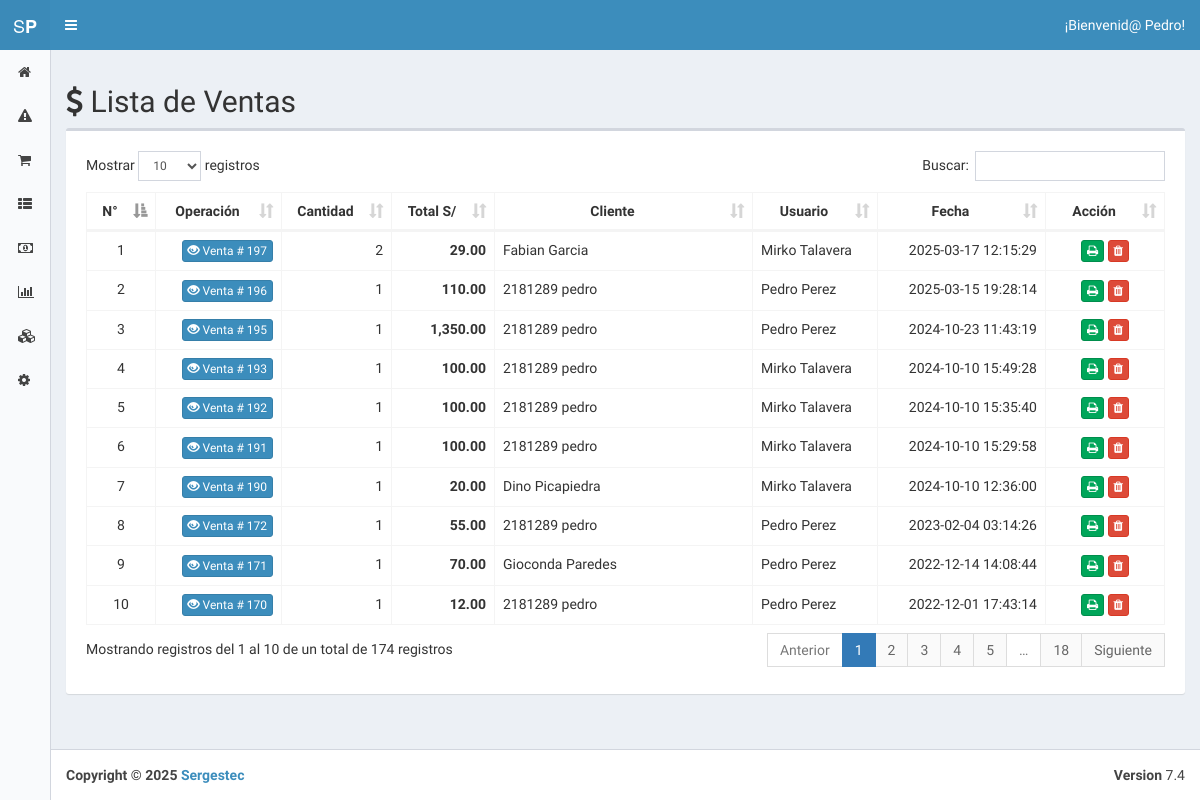
/index.php?view=sells (signed in), run on the app's committed database.
### tables this page shows
CREATE TABLE `configuration` (
  `id` int(11) NOT NULL,
  `short` varchar(255) NOT NULL,
  `name` varchar(255) NOT NULL,
  `kind` int(11) NOT NULL,
  `val` varchar(255) NOT NULL
);

CREATE TABLE `sell` (
  `id` int(11) NOT NULL,
  `ref_id` int(11) NOT NULL,
  `person_id` int(11) DEFAULT NULL,
  `operation_type_id` int(11) DEFAULT '2',
  `box_id` int(11) DEFAULT NULL,
  `total` double DEFAULT NULL,
  `cash` double DEFAULT NULL,
  `discount` double DEFAULT NULL,
  `user_id` int(11) NOT NULL,
  `created_at` datetime DEFAULT NULL
);

CREATE TABLE `person` (
  `id` int(11) NOT NULL,
  `name` varchar(255) NOT NULL,
  `lastname` varchar(50) NOT NULL,
  `ruc` varchar(11) DEFAULT NULL,
  `address` varchar(50) DEFAULT NULL,
  `phone` varchar(50) NOT NULL,
  `email` varchar(50) DEFAULT NULL,
  `kind` int(11) DEFAULT NULL,
  `created_at` datetime DEFAULT NULL
);

CREATE TABLE `user` (
  `id` int(11) NOT NULL,
  `name` varchar(50) NOT NULL,
  `lastname` varchar(50) NOT NULL,
  `username` varchar(50) NOT NULL,
  `email` varchar(255) DEFAULT NULL,
  `password` varchar(60) NOT NULL,
  `image` varchar(255) DEFAULT NULL,
  `is_active` tinyint(1) NOT NULL DEFAULT '1',
  `is_admin` tinyint(1) NOT NULL DEFAULT '0',
  `counter` int(11) NOT NULL,
  `created_at` datetime NOT NULL
);

### core/controller/Lb.php (called while the page is built, shortened)
<?php
class Lb {
	public function start(){
		include "core/app/init.php";
	}
}
?>

### index.php (called while the page is built, shortened)
<?php
	$lb = new Lb();
	$lb->start();
?>

### core/controller/Model.php (called while the page is built, shortened)
<?php
class Model {
	public static function exists($modelname){
		$fullpath = self::getFullpath($modelname);
		$found=false;
		if(file_exists($fullpath)){
			$found = true;
		}
		return $found;
	}
	public static function getFullpath($modelname){
		return Core::$root."core/app/model/".$modelname.".php";
	}
	public static function many($query,$aclass){
		$cnt = 0;
		$array = array();
		while($r = $query->fetch_array()){
			$array[$cnt] = new $aclass;
			$cnt2=1;
			foreach ($r as $key => $v) {
				if($cnt2>0 && $cnt2%2==0){
					$array[$cnt]->$key = $v;
				}
				$cnt2++;
			}
			$cnt++;
		}
		return $array;
	}
	public static function one($query,$aclass){
		$found = null;
		$data = new $aclass;
		while($r = $query->fetch_array()){
			$cnt=1;
			foreach ($r as $key => $v) {
				if($cnt>0 && $cnt%2==0){
					$data->$key = $v;
				}
				$cnt++;
			}
			$found = $data;
			break;
		}
		return $found;
	}
}
?>

### core/controller/Executor.php (called while the page is built, shortened)
<?php
class Executor {
	public static function doit($sql){
		$con = Database::getCon();
		return array($con->query($sql),$con->insert_id);
	}
}
?>

### core/app/model/SellData.php (called while the page is built, shortened)
<?php
	class SellData {
		public static $tablename = "sell";
		public function __construct(){
			$this->person_id = "";
			$this->user_id = "";
		}
		public function getPerson(){ return PersonData::getById($this->person_id); }
		public function getUser(){ return UserData::getById($this->user_id); }
		public static function getSells(){
			$sql = "select * from ".self::$tablename." where operation_type_id=2 order by id desc";
			$query = Executor::doit($sql);
			return Model::many($query[0],new SellData());
		}
	}
?>

### core/app/model/ConfigurationData.php (called while the page is built, shortened)
<?php
	class ConfigurationData {
		public static $tablename = "configuration";
		public static function getByPreffix($id){
			$sql = "select * from ".self::$tablename." where short=\"$id\"";
			$query = Executor::doit($sql);
			return Model::one($query[0],new ConfigurationData());
		}
	}
?>

### core/app/model/UserData.php (called while the page is built, shortened)
<?php
	class UserData {
		public static $tablename = "user";
		public static function getById($id){
			$sql = "select * from ".self::$tablename." where id=$id";
			$query = Executor::doit($sql);
			return Model::one($query[0],new UserData());
		}
	}
?>

### core/app/model/OperationData.php (called while the page is built, shortened)
<?php
	class OperationData {
		public static $tablename = "operation";
		public static function getAllProductsBySellId($sell_id){
			$sql = "select * from ".self::$tablename." where sell_id=$sell_id order by created_at desc";
			$query = Executor::doit($sql);
			return Model::many($query[0],new OperationData());
		}
	}
?>

### core/app/model/PersonData.php (called while the page is built, shortened)
<?php
	class PersonData {
		public static $tablename = "person";
		public static function getById($id){
			$sql = "select * from ".self::$tablename." where id=$id";
			$query = Executor::doit($sql);
			$found = null;
			$data = new PersonData();
			while($r = $query[0]->fetch_array()){
				$data->id = $r['id'];
				$data->name = $r['name'];
				$data->lastname = $r['lastname'];
				$data->ruc = $r['ruc'];
				$data->address = $r['address'];
				$data->phone = $r['phone'];
				$data->email = $r['email'];
				$data->created_at = $r['created_at'];
				$found = $data;
				break;
			}
			return $found;
		}
	}
?>

### core/app/view/sells-view.php (the view, shortened to what this page needs)
<section class="content">
      <?php $u=null;
      if(isset($_SESSION["user_id"]) &&$_SESSION["user_id"]!=""):
      $u = UserData::getById($_SESSION["user_id"]);
      $currency = ConfigurationData::getByPreffix("currency")->val; ?>
	<div class="row">
		<div class="col-md-12">
			<h2><i class='fa fa-dollar'></i> Lista de Ventas</h2>
			<?php if($u->is_admin==1){
				$sells = SellData::getSells();
			}else{
				$sells = SellData::getSellsByUser($u->id);
			}
			if(count($sells)>0){ ?>
			<div class="box">
	  			<div class="box-body no-padding">
	  				<div class="box-body">
						<div class="box-body table-responsive">
							<table class="table table-bordered datatable table-hover	">
								<thead>
									<th style="text-align: center; width: 30px;">N°</th>
									<th style="text-align: center;">Operación</th>
									<th style="text-align: center;">Cantidad</th>
									<th style="text-align: center;">Total&nbsp;<?php echo $currency; ?></th>
									<th style="text-align: center;">Cliente</th>
									<?php if($u->is_admin==1): ?><th style="text-align: center;">Usuario</th><?php endif; ?>
									<th style="text-align: center;">Fecha</th>
									<th style="text-align: center; width: 80px;">Acción</th>
								</thead>
								<?php for($number=0; $number<1; $number++);
								foreach($sells as $sell):?>
								<tr>
									<td style="text-align: center;"><?php echo $number; ?></td> <?php $number++; ?>
									<td style="text-align: right;"><a href="index.php?view=sell_one&id=<?php echo $sell->id; ?>" class="btn btn-xs btn-primary"><i class="glyphicon glyphicon-eye-open"></i> <?php echo "Venta # ".$sell->ref_id; ?></a></td>
									<td style="text-align: right;"><?php $operations = OperationData::getAllProductsBySellId($sell->id);
										echo count($operations); ?></td>
									<td style="text-align: right;"><b><?php $total= $sell->total;
										echo number_format($total,2,".",","); ?></b></td>
									<td><?php if($sell->person_id!=""):
										$client = $sell->getPerson(); ?>
										<?php endif; ?>
										<?php if($sell->user_id!=""):
										$user = $sell->getUser(); ?>
										<?php endif; ?><?php echo $client->name." ".$client->lastname;?></td>
									<?php if ($u->is_admin==1): ?><td><?php $user = UserData::getById($sell->user_id); echo $user->name." ".$user->lastname; ?></td><?php endif; ?>
									<td style="text-align: right;"><?php echo $sell->created_at; ?></td>
									<td style="text-align: center;">
										<a target="_blank" href="ticket.php?id=<?php echo $sell->id; ?>" class="btn btn-success btn-xs" ><i class="fa fa-print"></i></a>
										<a href="index.php?action=sell_del&id=<?php echo $sell->id; ?>" onclick="return confirm('¿Está seguro de eliminar?')" class="btn btn-xs btn-danger"><i class="fa fa-trash"></i></a></td>
								</tr>
								<?php endforeach; ?>
							</table>
						</div>
					</div>
				</div>
			<?php } ?>
		</div>
	</div>
	<?php endif; ?>
</section>

### data on the page
configuration: val "S/"
sell: ref "197", count($operations) "2", total "29.00", person.name "Fabian", person.lastname "Garcia", user.name "Mirko", user.lastname "Talavera", created_at "2025-03-17 12:15:29"
sell: ref "196", count($operations) "1", total "110.00", person.name "2181289", person.lastname "pedro", user.name "Pedro", user.lastname "Perez", created_at "2025-03-15 19:28:14"
sell: ref "195", count($operations) "1", total "1,350.00", person.name "2181289", person.lastname "pedro", user.name "Pedro", user.lastname "Perez", created_at "2024-10-23 11:43:19"
sell: ref "193", count($operations) "1", total "100.00", person.name "2181289", person.lastname "pedro", user.name "Mirko", user.lastname "Talavera", created_at "2024-10-10 15:49:28"
sell: ref "192", count($operations) "1", total "100.00", person.name "2181289", person.lastname "pedro", user.name "Mirko", user.lastname "Talavera", created_at "2024-10-10 15:35:40"
sell: ref "191", count($operations) "1", total "100.00", person.name "2181289", person.lastname "pedro", user.name "Mirko", user.lastname "Talavera", created_at "2024-10-10 15:29:58"
sell: ref "190", count($operations) "1", total "20.00", person.name "Dino", person.lastname "Picapiedra", user.name "Mirko", user.lastname "Talavera", created_at "2024-10-10 12:36:00"
sell: ref "172", count($operations) "1", total "55.00", person.name "2181289", person.lastname "pedro", user.name "Pedro", user.lastname "Perez", created_at "2023-02-04 03:14:26"
sell: ref "171", count($operations) "1", total "70.00", person.name "Gioconda", person.lastname "Paredes", user.name "Pedro", user.lastname "Perez", created_at "2022-12-14 14:08:44"
sell: ref "170", count($operations) "1", total "12.00", person.name "2181289", person.lastname "pedro", user.name "Pedro", user.lastname "Perez", created_at "2022-12-01 17:43:14"

### other printed values
UserData::getById($_SESSION["user_id"])->name "Pedro"
Date("Y") "2025"
